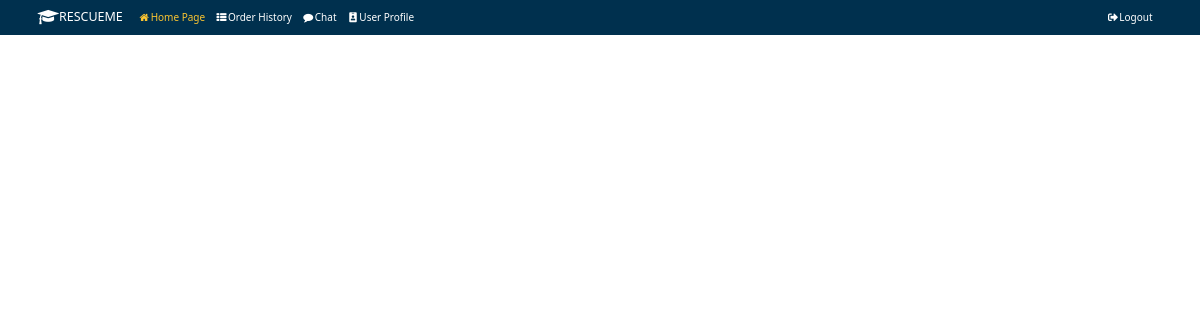
Page /home/ (signed in) on the earlier database version.
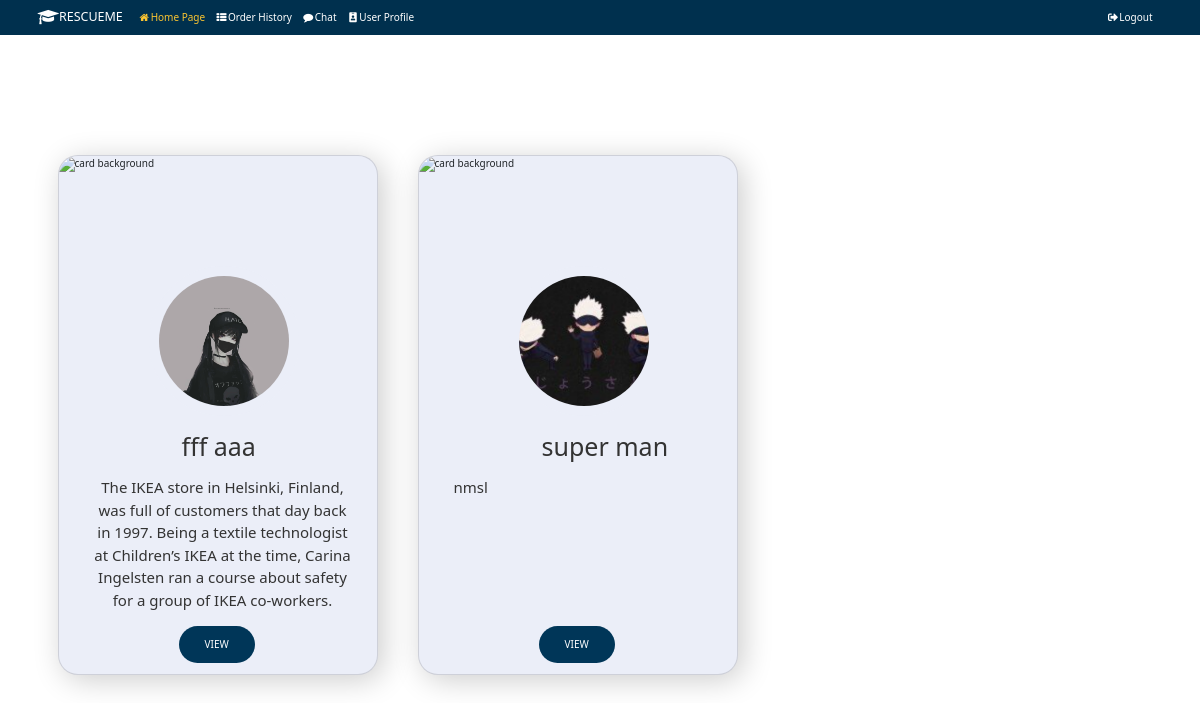
Same page on the later database version.
### resume_review/models.py (models this page shows, shortened)
class Reviewer(models.Model):
    account = models.ForeignKey(Account, on_delete=models.CASCADE)
    price = models.DecimalField(max_digits=6, decimal_places=2, default=0)
    specialized_field = models.CharField(max_length=255)
    self_intro = models.TextField()
    delivery_time = models.DateTimeField(null=False, default=timezone.now)

class Account(models.Model):
    FRESHMEN = 'Freshmen'
    SOPHOMORE = 'Sophomore'
    JUNIOR = 'Junior'
    SENIOR = 'Senior'
    GRADUATE = 'Graduate'
    ACADEMIC_STANDING = [
        (FRESHMEN, 'Freshmen'),
        (SOPHOMORE, 'Sophomore'),
        (JUNIOR, 'Junior'),
        (SENIOR, 'Senior'),
        (GRADUATE, 'Graduate'),
    ]
    MAJOR = source_api.get_major_list()
    user = models.ForeignKey(User, on_delete=models.CASCADE)
    first_name = models.CharField(max_length=255)
    last_name = models.CharField(max_length=255)
    major = models.CharField(max_length=255, choices=MAJOR)
    academic = models.CharField(
        max_length=255, choices=ACADEMIC_STANDING)
    phone = models.CharField(max_length=12)
    create_at = models.DateField(auto_now=True)
    avatar = models.ImageField(
        upload_to='profile_pic', null=True, default='user.png')

### resume_review/views.py (the view, shortened to what this page needs)
# urls.py: path('home/', views.HomePageView.as_view(), name='home'),
class HomePageView(FormView):
    template_name = "home.html"
    form_class = SearchForm
    def get_context_data(self, **kwargs):
        context = super().get_context_data(**kwargs)
        context['reviewer'] = user_api.get_good_reviewer()
        return context
    def get(self, request, *args, **kwargs):
        context = self.get_context_data(**kwargs)
        if not self.request.user.is_authenticated:
            return HttpResponseRedirect('/')
        return self.render_to_response(context)

### resume_review/user_api.py (called while the page is built)
def get_good_reviewer():
    good_reviewer = []
    reviewers = Reviewer.objects.all()
    for r in reviewers:
        comments = Comment.objects.filter(reviewer=r)
        rate_sum = 0
        for c in comments:
            rate_sum += int(float(c.rate))
        ave_rate = rate_sum / len(comments) if len(comments) != 0 else 0
        if ave_rate >= 4.0:
            good_reviewer.append(r)
    return good_reviewer

### resume_review/templates/home.html (shortened to what this page needs)
{% extends "base.html" %}
{% load static %}
{% block content %}
<link rel="stylesheet" href="https://use.fontawesome.com/releases/v5.6.3/css/all.css">
<link rel="stylesheet" href="{% static 'css/card.css' %}">
<link rel="stylesheet" href="https://cdnjs.cloudflare.com/ajax/libs/font-awesome/4.7.0/css/font-awesome.min.css">
<section>
    <div class="container">
        <div class="card-wrapper">
            {% for reviewer in reviewer %}
            <div class="card">
                <img class="profile-img" src="{{reviewer.account.avatar.url}}" >
                <h1>{{reviewer.account.first_name}} {{reviewer.account.last_name}}</h1>
                <p class="about">{{reviewer.self_intro}}</p>
                <a href="#" class="btn">View</a>
            </div>
            {% endfor %}
        </div>
    </div>
</section>
{% endblock %}

Differences in the rows shown:
now on this page (row edited): Reviewer: account.avatar (picture), account.first_name "fff", account.last_name "aaa", self_intro "The IKEA store in Helsinki, Finland, was full of customers that day back in 1997. Being a textile technologist at Children’s IKEA at the time, Carina Ingelsten ran a course about safety for a group of IKEA co-workers."
now on this page (row unchanged): Reviewer: account.avatar (picture), account.first_name "super", account.last_name "man", self_intro "nmsl"
